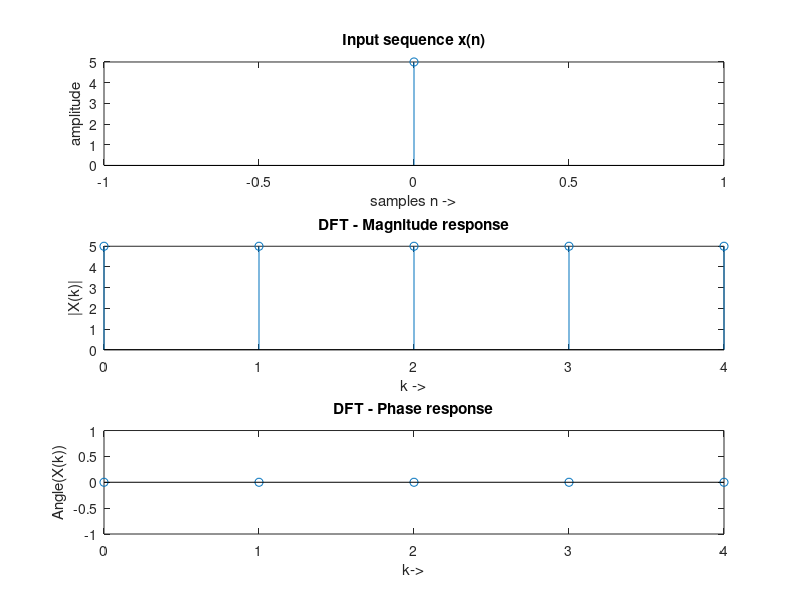

Write the MATLAB code that produced this figure.
%Program to compute dft of a sequence 
clc 
close all 

disp('This is the program to compute DFT using formula'); 
fprintf('\n'); 

%Getting the input sequence 
x = input('Enter the sequence'); 
len_x = length(x); 

%Getting the N-pt value 
N = input('Enter the N-pt value:'); 

%If N pt value is greater than input sequence length, pad zeros  
%to input sequence before computing DFT.This is zero padding 
%after zero padding the length of input sequence is N. 
if N>len_x 
 x = [x zeros(1,(N-len_x))]; 
end 

%DFT computation 
%temp is made zero before computing each fft value. 
% n-1 and k-1 are used as the initial values of n and k are 1. 
for k = 1:1:N 
 temp = 0; 
for n = 1:1:N
    temp = temp + x(n)*exp(-j*(2*pi/N)*(n-1)*(k-1)); 
end 
x_dft(k) = temp; 
end 

%Displaying the output 
disp('The DFT of the input sequence is '); 
disp(x_dft); 

%Computing the magnitude and phase of the dft sequence 
mag_x_dft = abs(x_dft); 
phase_x_dft = angle(x_dft); 

%Displaying the input sequence 
% figure(1); 
%Length of the original sequence is len_x 
x_orig = x(1:len_x); 

%We need to plot the values from n = 0 till len_x - 1. 
subplot(3,1,1); 
ax = 0:1:len_x-1; 
stem(ax,x_orig); 
xlabel('samples n ->'); 
ylabel('amplitude'); 
title('Input sequence x(n)'); 

%Displaying the magnitude and phase of the dft sequence 
%We need to plot the values from k = 0 till N-1. 
subplot(3,1,2); 
am = 0:1:N-1; 
stem(am,mag_x_dft); 
xlabel('k ->'); 
ylabel('|X(k)|'); 
title('DFT - Magnitude response'); 

%We need to plot the values from k = 0 till N-1. 
subplot(3,1,3); 
ap = 0:1:N-1; 
stem(ap,phase_x_dft); 
xlabel('k->'); 
ylabel('Angle(X(k))'); 
title('DFT - Phase response'); 
